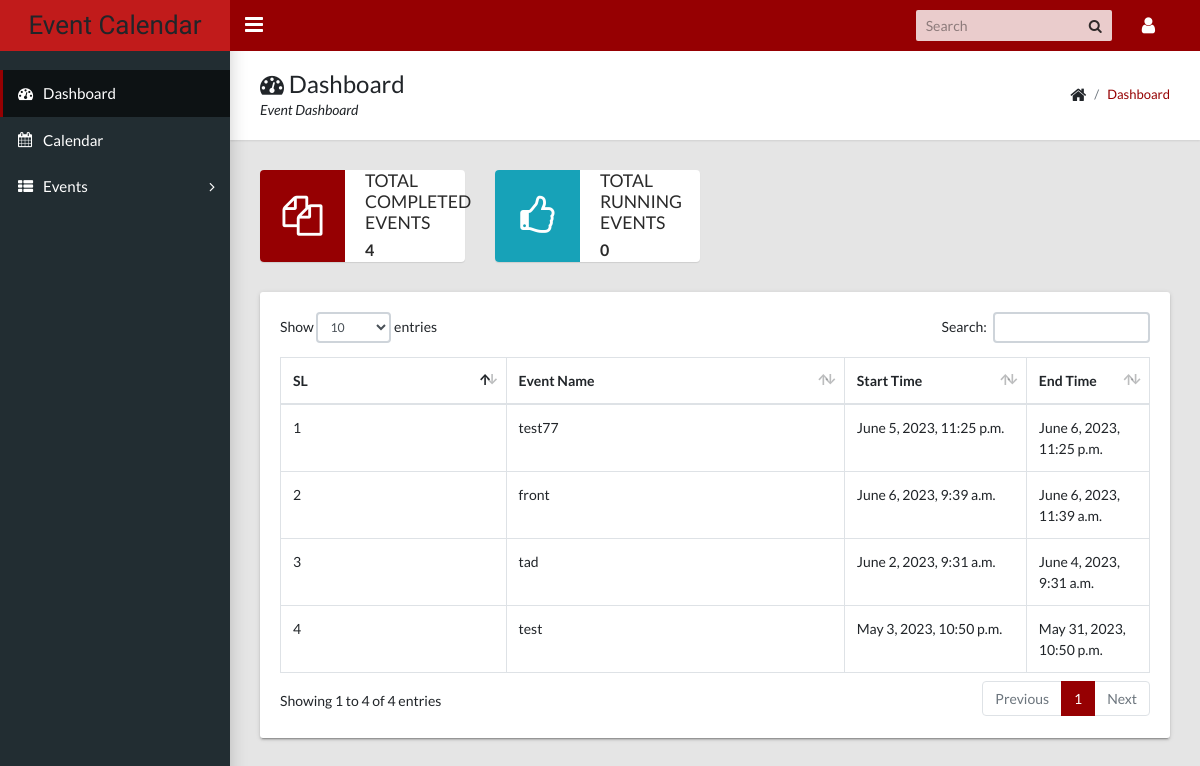
Page / (signed in) on the earlier database version.
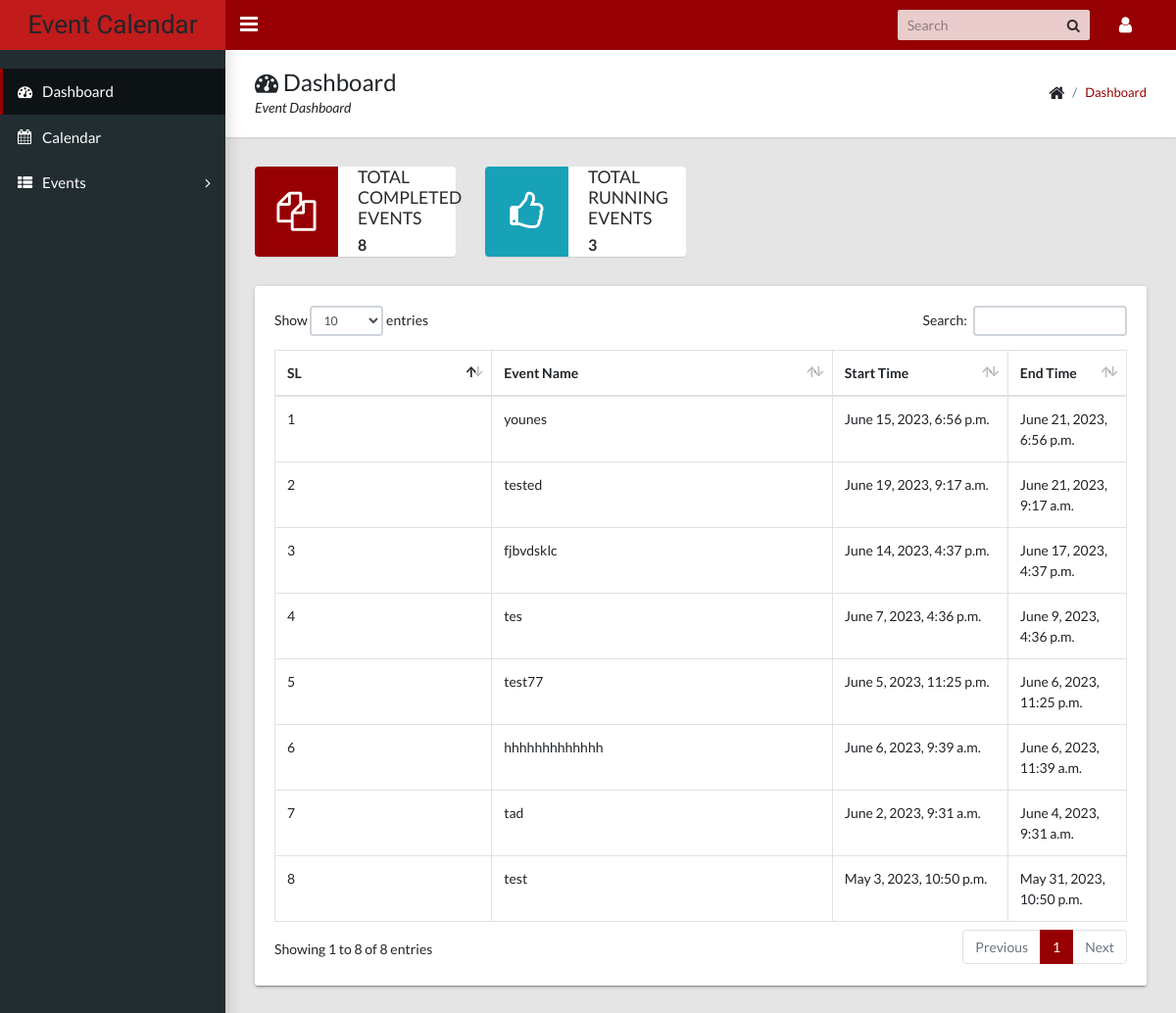
Same page on the later database version.
### calendarapp/models/event.py (models this page shows, shortened)
class Event(EventAbstract):
    user = models.ForeignKey(User, on_delete=models.CASCADE, related_name="events")
    title = models.CharField(max_length=200, unique=True)
    description = models.TextField()
    start_time = models.DateTimeField()
    end_time = models.DateTimeField()
    objects = EventManager()

### eventcalendar/views.py (the view)
# urls.py: path("", DashboardView.as_view(), name="dashboard"),
class DashboardView(LoginRequiredMixin, View):
    login_url = "accounts:signin"
    template_name = "calendarapp/dashboard.html"
    def get(self, request, *args, **kwargs):
        events = Event.objects.get_all_events(user=request.user)
        running_events = Event.objects.get_running_events(user=request.user)
        latest_events = Event.objects.filter(user=request.user).order_by("-id")[:10]
        context = {
            "total_event": events.count(),
            "running_events": running_events,
            "latest_events": latest_events,
        }
        return render(request, self.template_name, context)

### calendarapp/models/event.py (called while the page is built)
    def get_all_events(self, user):
        events = Event.objects.filter(user=user, is_active=True, is_deleted=False)
        return events

    def get_running_events(self, user):
        running_events = Event.objects.filter(
            user=user,
            is_active=True,
            is_deleted=False,
            end_time__gte=datetime.now().date(),
        ).order_by("start_time")
        return running_events

### templates/calendarapp/dashboard.html (shortened to what this page needs)
{% extends 'base/base.html' %}
{% load static %}
{% block breadcrumb %}
    <div>
        <h1><i class="fa fa-dashboard"></i> Dashboard</h1>
        <p>Event Dashboard</p>
    </div>
    <ul class="app-breadcrumb breadcrumb">
        <li class="breadcrumb-item"><i class="fa fa-home fa-lg"></i></li>
        <li class="breadcrumb-item"><a href="#">Dashboard</a></li>
    </ul>
{% endblock breadcrumb %}
{% block content %}
<div class="row">
    <div class="col-md-6 col-lg-3">
        <div class="widget-small primary coloured-icon">
            <i class="icon fa fa-files-o fa-3x"></i>
            <div class="info">
                <h4>Total Completed Events</h4>
                <p><b>{{ total_event }}</b></p>
            </div>
        </div>
    </div>
    <div class="col-md-6 col-lg-3">
        <div class="widget-small info coloured-icon">
            <i class="icon fa fa-thumbs-o-up fa-3x"></i>
            <div class="info">
                <h4>Total Running Events</h4>
                <p><b>{{ running_events.count }}</b></p>
            </div>
        </div>
    </div>
    <div class="col-md-12">
        <div class="tile">
            <div class="tile-body">
                <div class="table-responsive">
                    <div id="sampleTable_wrapper" class="dataTables_wrapper container-fluid dt-bootstrap4 no-footer">
                        <div class="row">
                            <div class="col-sm-12">
                                <table class="table table-hover table-bordered dataTable no-footer" id="sampleTable" role="grid" aria-describedby="sampleTable_info">
                                    <thead>
                                        <tr role="row">
                                            <th class="sorting_asc" tabindex="0" aria-controls="sampleTable" rowspan="1" colspan="1" aria-sort="ascending" aria-label="Name: activate to sort column descending" style="width: 261.641px;">SL</th>
                                            <th class="sorting" tabindex="0" aria-controls="sampleTable" rowspan="1" colspan="1" aria-label="Position: activate to sort column ascending" style="width: 417.312px;">Event Name</th>
                                            <th class="sorting" tabindex="0" aria-controls="sampleTable" rowspan="1" colspan="1" aria-label="Office: activate to sort column ascending" style="width: 189.281px;">Start Time</th>
                                            <th class="sorting" tabindex="0" aria-controls="sampleTable" rowspan="1" colspan="1" aria-label="Age: activate to sort column ascending" style="width: 102.141px;">End Time</th>
                                        </tr>
                                    </thead>
                                    <tbody>
                                        {% for event in latest_events %}
                                            <tr role="row" class="odd">
                                                <td class="sorting_1">{{ forloop.counter }}</td>
                                                <td>{{ event.title }}</td>
                                                <td>{{ event.start_time }}</td>
                                                <td>{{ event.end_time }}</td>
                                            </tr>
                                        {% endfor %}
                                    </tbody>
                                </table>
                            </div>
                        </div>
                    </div>
                </div>
            </div>
        </div>
    </div>
</div>
{% endblock content %}

### templates/base/base.html (shortened to what this page needs)
<!DOCTYPE html>
<html lang="en">
    {% load static %}
    <head>
        <link rel="stylesheet" type="text/css" href="{% static 'css/main.css' %}" />
        <link rel="stylesheet" type="text/css" href="https://maxcdn.bootstrapcdn.com/font-awesome/4.7.0/css/font-awesome.min.css" />
    </head>
    <body class="app sidebar-mini">
        <header class="app-header">
            <a class="app-header__logo" classhref="#">Event Calendar</a>
            <a class="app-sidebar__toggle" href="#" data-toggle="sidebar" aria-label="Hide Sidebar"></a>
            <ul class="app-nav">
                <li class="app-search">
                    <input class="app-search__input" type="search" placeholder="Search" />
                    <button class="app-search__button"><i class="fa fa-search"></i></button>
                </li>
                <li class="dropdown">
                    <a class="app-nav__item" href="#" data-toggle="dropdown" aria-label="Open Profile Menu"><i class="fa fa-user fa-lg"></i></a>
                </li>
            </ul>
        </header>
        <aside class="app-sidebar">
            <ul class="app-menu">
                <li>
                    <a class="app-menu__item active" href="{% url 'dashboard' %}"><i class="app-menu__icon fa fa-dashboard"></i><span class="app-menu__label">Dashboard</span></a>
                </li>
                <li>
                    <a class="app-menu__item" href="{% url 'calendarapp:calendar' %}"><i class="app-menu__icon fa fa-calendar"></i><span class="app-menu__label">Calendar</span></a>
                </li>
                <li class="treeview">
                    <a class="app-menu__item" href="#" data-toggle="treeview"><i class="app-menu__icon fa fa-th-list"></i><span class="app-menu__label">Events</span><i class="treeview-indicator fa fa-angle-right"></i></a>
                </li>
            </ul>
        </aside>
        <main class="app-content">
            <div class="app-title">
                {% block breadcrumb %}
                {% endblock breadcrumb %}
            </div>
            {% block content %}
            {% endblock content %}
        </main>
    </body>
</html>

### templates/base/js.html (shortened to what this page needs)
{% load static %}

Differences in the rows shown:
added Event: title "younes", start_time "June 15, 2023, 6:56 p.m.", end_time "June 21, 2023, 6:56 p.m."
added Event: title "tested", start_time "June 19, 2023, 9:17 a.m.", end_time "June 21, 2023, 9:17 a.m."
added Event: title "fjbvdsklc", start_time "June 14, 2023, 4:37 p.m.", end_time "June 17, 2023, 4:37 p.m."
added Event: title "tes", start_time "June 7, 2023, 4:36 p.m.", end_time "June 9, 2023, 4:36 p.m."
changed Event: title "front" → "hhhhhhhhhhhhh"
Other differences:
{{ total_event }}: "4" → "8"
{{ running_events.count }}: "0" → "3"
text written by a page script: "Show entries Search: Showing 1 to 4 of 4 entries Previous 1 Next" → "Show entries Search: Showing 1 to 8 of 8 entries Previous 1 Next"
